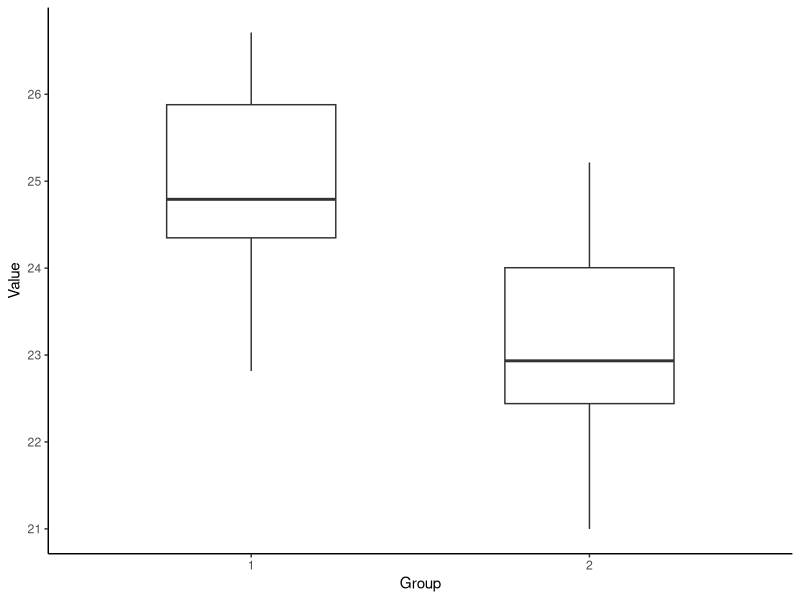

This figure's R source:
# Packages
library(ggplot2)

# 1 Simulating data
set.seed(5)

group_1 <- rnorm(30, mean = 25, sd = 1)
group_2 <- rnorm(30, mean = 23, sd = 1)

data_groups <- data.frame(
  Group = rep(c("1", "2"), each = 30), 
  Value = c(group_1, group_2)
  )

# 2 Box Plot
boxplot_groups <- ggplot(data = data_groups, aes(x = Group, y = Value)) +
  geom_boxplot(width = 0.5) +
  theme_classic()

# 3 Save plot
ggsave(filename = "graphs/boxplot.jpeg", plot = boxplot_groups)